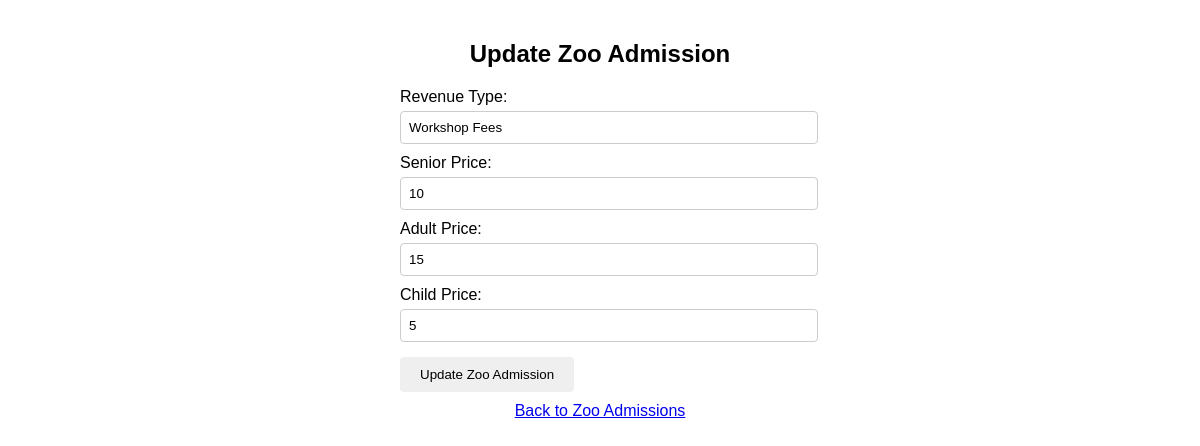
Screenshot of /asset_management/zooAdmission/update_zoo_admission.php?id=2 with the database file from the repository.
### tables this page shows
CREATE TABLE ZooAdmission (
ID INT PRIMARY KEY,
SeniorPrice INT NOT NULL,
AdultPrice INT NOT NULL,
ChildPrice INT NOT NULL,
FOREIGN KEY (ID) REFERENCES RevenueType(ID)
);

CREATE TABLE RevenueType (
ID INT PRIMARY KEY AUTO_INCREMENT,
BuildingID INT,
Name VARCHAR(255) NOT NULL,
Type VARCHAR(255) NOT NULL,
FOREIGN KEY (BuildingID) REFERENCES Building(ID)
);

### asset_management/zooAdmission/update_zoo_admission.php (the view, shortened to what this page needs)
<?php
include '../includes/db_connection.php';
$zooAdmissionId = $_GET['id'];
$sql = "SELECT ZooAdmission.ID, RevenueType.Name AS RevenueTypeName, SeniorPrice, AdultPrice, ChildPrice
        FROM ZooAdmission
        JOIN RevenueType ON ZooAdmission.ID = RevenueType.ID
        WHERE ZooAdmission.ID = ?";
$stmt = $conn->prepare($sql);
$stmt->bind_param("i", $zooAdmissionId);
$stmt->execute();
$result = $stmt->get_result();
$zooAdmission = $result->fetch_assoc();
?>
<!DOCTYPE html>
<html lang="en">
<head>
</head>
<body>
    <h2>Update Zoo Admission</h2>
    <form method="post" action="">
        <label for="revenueTypeName">Revenue Type:</label>
        <input type="text" name="revenueTypeName" value="<?php echo $zooAdmission['RevenueTypeName']; ?>" readonly><br>
        <label for="seniorPrice">Senior Price:</label>
        <input type="number" name="seniorPrice" value="<?php echo $zooAdmission['SeniorPrice']; ?>" required><br>
        <label for="adultPrice">Adult Price:</label>
        <input type="number" name="adultPrice" value="<?php echo $zooAdmission['AdultPrice']; ?>" required><br>
        <label for="childPrice">Child Price:</label>
        <input type="number" name="childPrice" value="<?php echo $zooAdmission['ChildPrice']; ?>" required><br>
        <button type="submit" name="updateZooAdmission">Update Zoo Admission</button>
    </form>
    <a href="view_zoo_admissions.php">Back to Zoo Admissions</a>
</body>
</html>

### asset_management/zooAdmission/update_zoo_admission.php (style rules this page uses)
body { font-family: Arial, sans-serif; margin: 0; padding: 20px; }
h2 { text-align: center; }
a { display: block; text-align: center; margin: 10px 0; }
form { max-width: 400px; margin: 0 auto; }
label { display: block; margin-top: 10px; }
input[type="text"], input[type="number"] { width: 100%; padding: 8px; margin-top: 5px; border: 1px solid #ccc; border-radius: 4px; }
button[type="submit"] { padding: 10px 20px; border: none; border-radius: 4px; cursor: pointer; margin-top: 15px; }

### rows the page displays
zooadmission: revenueTypeName "Workshop Fees", seniorPrice "10", adultPrice "15", childPrice "5"
